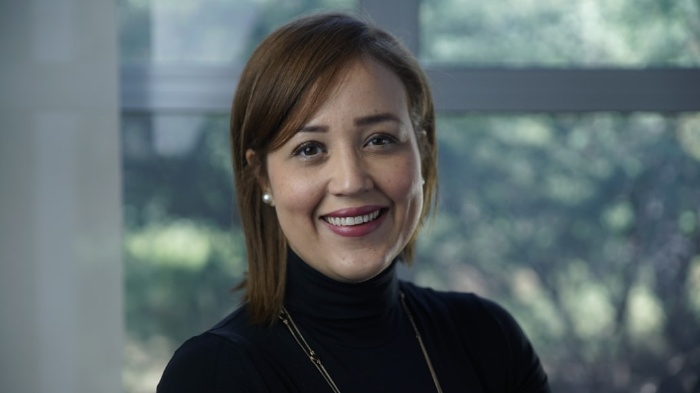
#> input picture DataSet/Face_Detection.jpg, 700 x 393 px, found by its file name
$ python Face_Detection.py
#> lines starting #> are read from the running program, lines starting #| are printed output that depends on the picture; after the words box and inside, x2 and y2 are one past the last pixel; in counts of white or black regions, pixels touching at a corner belong together
#!/usr/bin/env python
# coding: utf-8

# In[1]:


import cv2

# read input image
img = cv2.imread(r"C:\Users\Nishanth\Documents\Pictures\Face_Detection.jpg")
#> img is the input picture: shape (393, 700, 3); mean B, G, R 104.4, 102.8, 91.8

# convert the image to grayscale
gray = cv2.cvtColor(img, cv2.COLOR_BGR2GRAY)
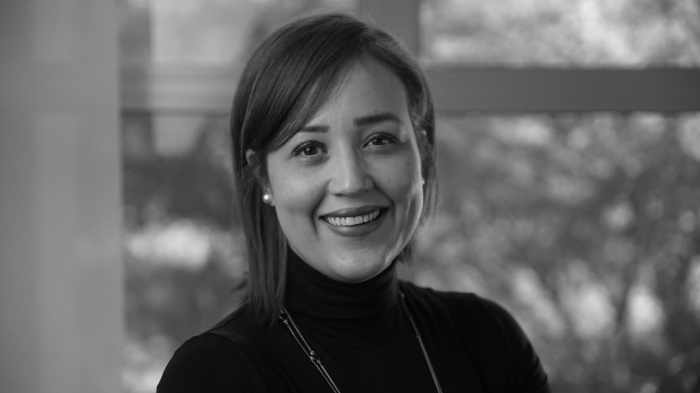
#> gray: shape (393, 700); min 0, max 249, mean 99.7

# read haar cascade for face detection
face_cascade = cv2.CascadeClassifier(r"C:\Users\Nishanth\Documents\Image Processing\Library\haarcascade_frontalface_default.xml")

# read haar cascade for smile detection
smile_cascade = cv2.CascadeClassifier(r"C:\Users\Nishanth\Documents\Image Processing\Library\haarcascade_smile.xml")

# Detects faces in the input image
faces = face_cascade.detectMultiScale(gray, 1.3, 5)
#> faces = [[245, 65, 203, 203]]
print('Number of detected faces:', len(faces))
#| Number of detected faces: 1

# loop over all the faces detected
for (x,y,w,h) in faces:

   # draw a rectangle in a face
   cv2.rectangle(img,(x,y),(x+w,y+h),(0,255,255),2)
   cv2.putText(img, "Face", (x, y), cv2.FONT_HERSHEY_SIMPLEX, 1, (0, 255, 255), 2)
   roi_gray = gray[y:y+h, x:x+w]
   roi_color = img[y:y+h, x:x+w]

   # detecting smile within the face roi
   smiles = smile_cascade.detectMultiScale(roi_gray, 1.8, 20)
   if len(smiles) > 0:
      print("smile detected")
      for (sx, sy, sw, sh) in smiles:
         cv2.rectangle(roi_color, (sx, sy), ((sx + sw), (sy + sh)), (0, 0, 255), 2)
         cv2.putText(roi_color, "smile", (sx, sy),
         cv2.FONT_HERSHEY_SIMPLEX, 1, (0, 0, 255), 2)
   else:
      print("smile not detected")
#> this loop made 1 pass
#> (x, y, w, h, smiles) on pass 1: (245, 65, 203, 203, [[48, 127, 117, 58]])
#| smile detected
#> pass 1, `roi_gray = gray[y:y+h, x:x+w]`:
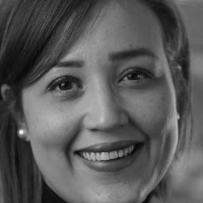
#> roi_gray: shape (203, 203); min 5, max 249, mean 89
#> pass 1, `roi_color = img[y:y+h, x:x+w]`:
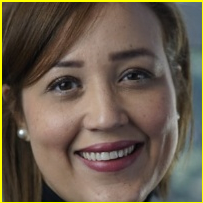
#> roi_color: shape (203, 203, 3); mean B, G, R 75.8, 91.4, 104.6
#> after the loop:
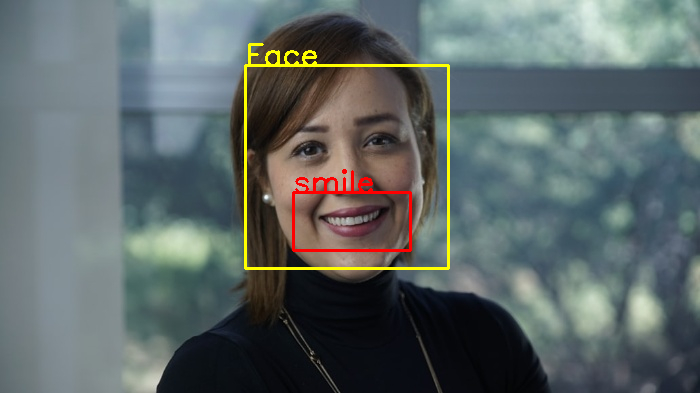
#> img: shape (393, 700, 3); 1.6% of pixels changed, all inside (x1, y1, x2, y2) = (244, 43, 450, 270)
#> after the loop:
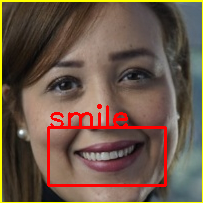
#> roi_color: shape (203, 203, 3); 3.75% of pixels changed, all inside (x1, y1, x2, y2) = (47, 104, 167, 187)

# Display an image in a window
cv2.imshow('Smile Image',img)
cv2.waitKey(0)
cv2.destroyAllWindows()


# In[ ]:
